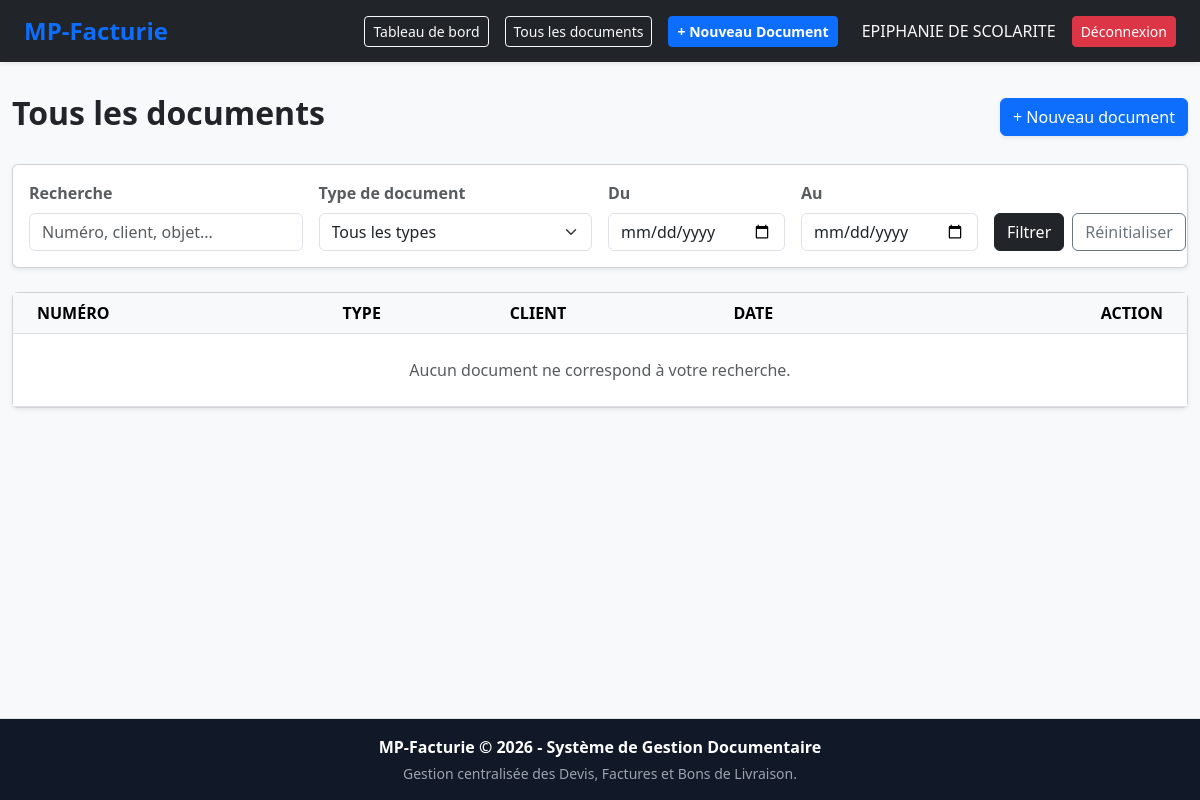
Page /documents/ (signed in) on the earlier database version.
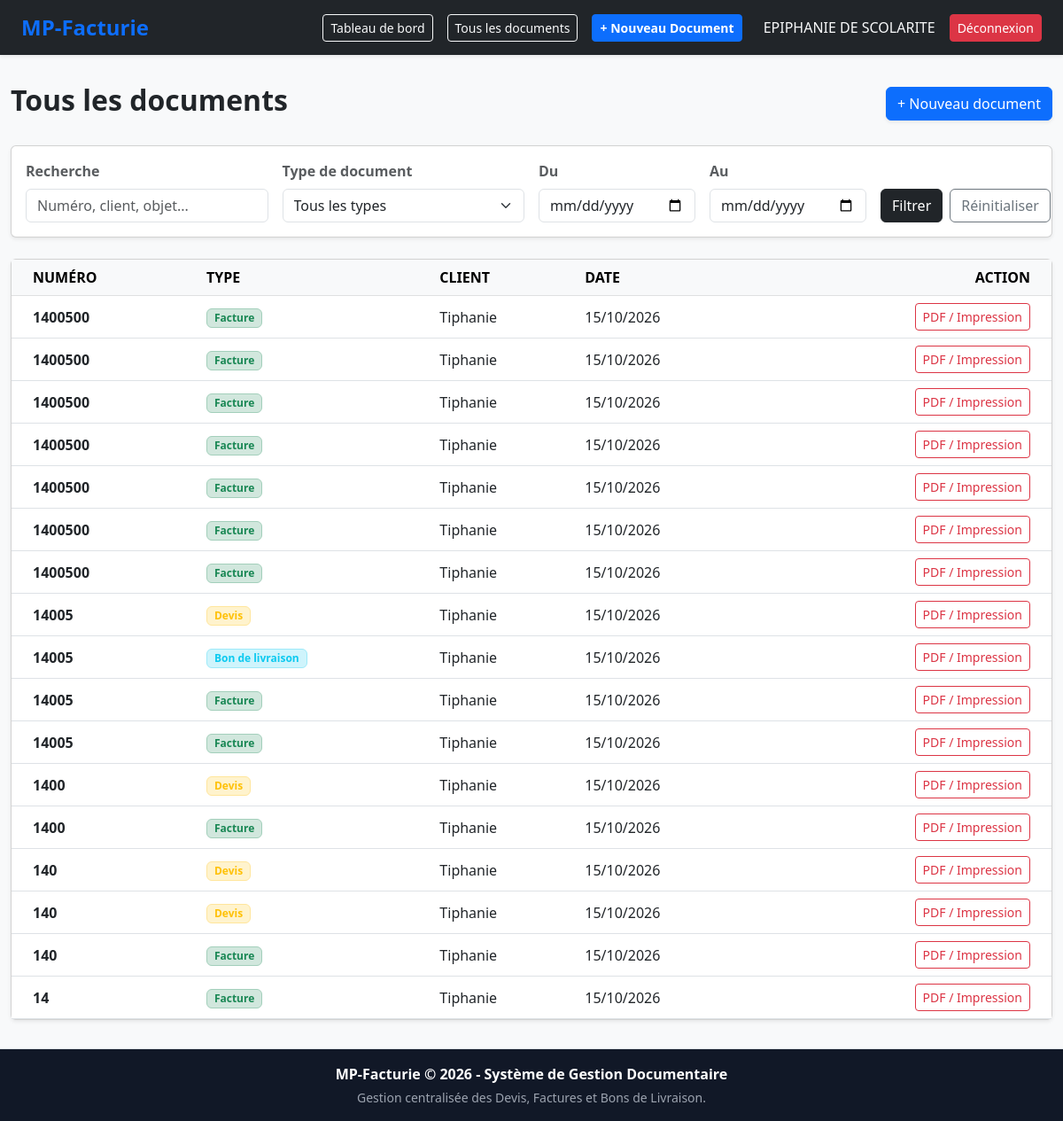
Same page on the later database version.
### documents/models.py (models this page shows)
class Document(models.Model):
    TYPE_CHOICES = [
        ('facture', 'Facture'),
        ('devis', 'Devis'),
        ('bon_livraison', 'Bon de livraison'),
    ]
    MODELE_CHOICES = [
        ('service', 'Prestation (Jours / Taux)'),
        ('produit', 'Vente / Produit (Quantité / Prix Unitaire)'),
    ]
    user = models.ForeignKey(User, on_delete=models.CASCADE)
    type_document = models.CharField(max_length=20, choices=TYPE_CHOICES, default='facture')
    modele_facture = models.CharField(max_length=20, choices=MODELE_CHOICES, default='service')
    numero = models.CharField(max_length=50)
    initiateur = models.CharField(max_length=100, blank=True)
    client = models.CharField(max_length=100)
    objet = models.CharField(max_length=255, blank=True)
    taux_prelevement = models.FloatField(default=0.0)
    avance = models.FloatField(default=0.0)
    regule = models.FloatField(default=0.0)
    autre_option_label = models.CharField(max_length=100, blank=True)
    autre_option_montant = models.FloatField(default=0.0)
    date_creation = models.DateTimeField(auto_now_add=True)

### documents/views.py (the view, shortened to what this page needs)
# urls.py: path('', views.liste_documents, name='liste_documents'),
@login_required
def liste_documents(request):
    documents = Document.objects.filter(user=request.user)
    search_query = request.GET.get('q', '').strip()
    type_doc = request.GET.get('type', '')
    date_debut = request.GET.get('date_debut', '')
    date_fin = request.GET.get('date_fin', '')
    if type_doc:
        documents = documents.filter(type_document=type_doc)
    if date_debut:
        documents = documents.filter(date_creation__gte=date_debut)
    if date_fin:
        documents = documents.filter(date_creation__lte=date_fin)
    documents = documents.order_by('-date_creation')
    return render(request, 'documents/liste_documents.html', {
        'documents': documents,
        'search_query': search_query,
        'type_doc': type_doc,
        'date_debut': date_debut,
        'date_fin': date_fin,
    })

### documents/templates/documents/liste_documents.html (shortened to what the changed rows need)
{% extends 'base.html' %}
{% block content %}
<div class="container-fluid py-2">
    <div class="d-flex justify-content-between align-items-center mb-4">
        <h2 class="fw-bold text-dark">Tous les documents</h2>
    </div>
    <div class="card shadow-sm bg-white">
        <div class="card-body p-0">
            <div class="table-responsive">
                <table class="table table-hover align-middle mb-0">
                    <thead class="table-light">
                        <tr>
                            <th class="ps-4">NUMÉRO</th>
                            <th>TYPE</th>
                            <th>CLIENT</th>
                            <th>DATE</th>
                            <th class="text-end pe-4">ACTION</th>
                        </tr>
                    </thead>
                    <tbody>
                        {% for doc in documents %}
                        <tr>
                            <td class="ps-4 fw-bold text-dark">{{ doc.numero }}</td>
                            <td>
                                {% if doc.type_document == 'facture' %}
                                    <span class="badge bg-success-subtle text-success border border-success-subtle px-2 py-1">Facture</span>
                                {% elif doc.type_document == 'devis' %}
                                    <span class="badge bg-warning-subtle text-warning border border-warning-subtle px-2 py-1">Devis</span>
                                {% else %}
                                    <span class="badge bg-info-subtle text-info border border-info-subtle px-2 py-1">Bon de livraison</span>
                                {% endif %}
                            </td>
                            <td>{{ doc.client|default:"-" }}</td>
                            <td>{{ doc.date_creation|date:"d/m/Y" }}</td>
                            <td class="text-end pe-4">
                                <a href="{% url 'apercu_pdf' doc.id %}" class="btn btn-sm btn-outline-danger" target="_blank">
                                     PDF / Impression
                                </a>
                            </td>
                        </tr>
                        {% empty %}
                        <tr>
                            <td colspan="5" class="text-center py-4 text-muted">Aucun document ne correspond à votre recherche.</td>
                        </tr>
                        {% endfor %}
                    </tbody>
                </table>
            </div>
        </div>
    </div>
</div>
{% endblock %}

Differences in the rows shown:
added Document: numero "1400500", type_document "Facture", client "Tiphanie", date_creation "15/10/2026"
added Document: numero "1400500", type_document "Facture", client "Tiphanie", date_creation "15/10/2026"
added Document: numero "1400500", type_document "Facture", client "Tiphanie", date_creation "15/10/2026"
added Document: numero "1400500", type_document "Facture", client "Tiphanie", date_creation "15/10/2026"
added Document: numero "1400500", type_document "Facture", client "Tiphanie", date_creation "15/10/2026"
added Document: numero "1400500", type_document "Facture", client "Tiphanie", date_creation "15/10/2026"
added Document: numero "1400500", type_document "Facture", client "Tiphanie", date_creation "15/10/2026"
added Document: numero "14005", type_document "Devis", client "Tiphanie", date_creation "15/10/2026"
added Document: numero "14005", type_document "Bon de livraison", client "Tiphanie", date_creation "15/10/2026"
added Document: numero "14005", type_document "Facture", client "Tiphanie", date_creation "15/10/2026"
added Document: numero "14005", type_document "Facture", client "Tiphanie", date_creation "15/10/2026"
added Document: numero "1400", type_document "Devis", client "Tiphanie", date_creation "15/10/2026"
added Document: numero "1400", type_document "Facture", client "Tiphanie", date_creation "15/10/2026"
added Document: numero "140", type_document "Devis", client "Tiphanie", date_creation "15/10/2026"
added Document: numero "140", type_document "Devis", client "Tiphanie", date_creation "15/10/2026"
added Document: numero "140", type_document "Facture", client "Tiphanie", date_creation "15/10/2026"
added Document: numero "14", type_document "Facture", client "Tiphanie", date_creation "15/10/2026"
Other differences:
text no longer shown: "Aucun document ne correspond à votre recherche."
